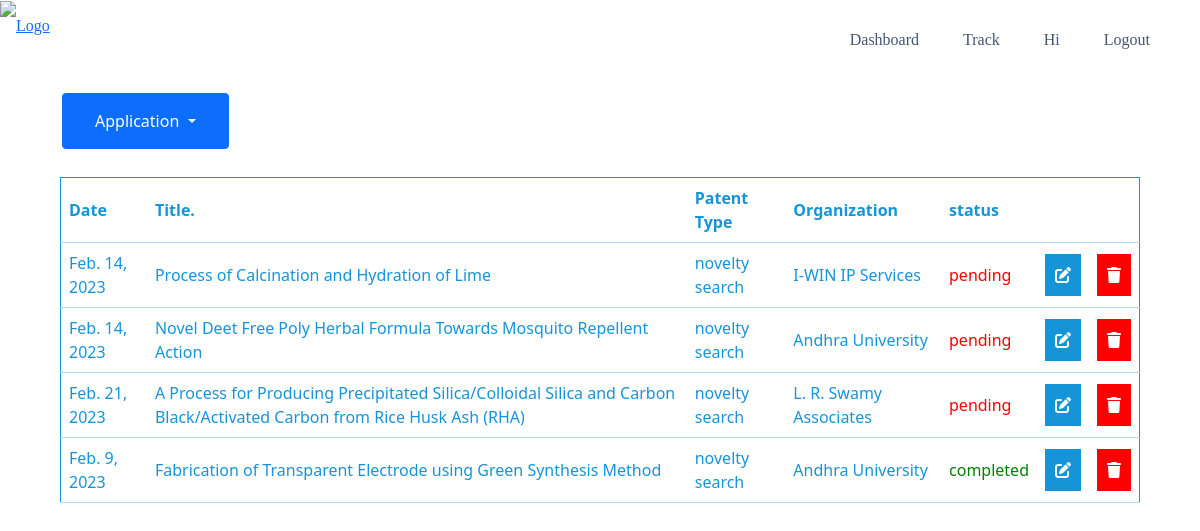
Page /adminpanel/track on the committed database.
### Patent/models.py (models this page shows, shortened)
class Patentapplication(models.Model):
    uid = models.CharField(max_length=20)
    title = models.CharField(max_length=1000)
    organisation = models.CharField(max_length=100)
    modeofcontact = models.CharField(max_length=50)
    referedby = models.CharField(max_length=100)
    conntactnumber = models.CharField(max_length=10)
    emailid = models.EmailField(max_length=50)
    patenttype = models.CharField(max_length=30)
    status = models.BooleanField(default=False)
    date = models.DateField()
    nda = models.CharField(max_length=30)
    idf = models.CharField(max_length=30)
    qua = models.CharField(max_length=30)

### adminpanel/views.py (the view)
# urls.py: path('track', views.track, name='track'),
def track(r):
    patent = apps.get_model('Patent', 'Patentapplication')
    cp = apps.get_model('Copyright', 'Copyright')
    des = apps.get_model('Design', 'Design')
    return render(r, "admin/track.html",
                  {'con': patent.objects.all(), 'cp': cp.objects.all(), 'des': des.objects.all()})

### templates/admin/track.html (shortened to what this page needs)
<!DOCTYPE html>
<html lang="en">
<head>
  <link rel="stylesheet" href="https://maxcdn.bootstrapcdn.com/bootstrap/3.4.1/css/bootstrap.min.css">
  <link rel="stylesheet" href="https://cdnjs.cloudflare.com/ajax/libs/font-awesome/6.3.0/css/all.min.css"
 />
</head>
{% include 'navigation/topnavbar.html' %}
<body>
  <div class="btn-group" style="margin-top:2%;margin-left:5%">
    <button type="button" style="padding:15px 32px;font-size: 16px;margin: 4px 2px;"
      class="btn btn-primary dropdown-toggle" data-toggle="dropdown" aria-haspopup="true" aria-expanded="false">
      Application
    </button>
  </div>
  <div>
    <table align="center" style="margin-top:2%;">
      <tr style="border-bottom: 1px solid #1694d855;
    text-align: left;">
        <th>Date</th>
        <th>Title.</th>
        <th>Patent Type</th>
        <th>Organization</th>
        <th>status</th>
        <th></th>
      </tr>
      {% for i in con %}
      <tr style="border-bottom: 1px solid #1694d855;
    text-align: left;">
        <td>{{i.date}}</td>
        <td>{{i.title}}</td>
        <td>{{i.patenttype}}</td>
        <td>{{i.organisation}}</td>
        {% if i.status %}
        <td style="color:green">completed</td>
        {% else %}
        <td style="color:red">pending</td>
        {% endif %}
        <td><a type="button btn-primary"
            style="background-color: #1694d8;padding:10px;text-decoration:none ;color: white;border-color: #1694d8;"
            href="{% url 'editapplication' uid=i.uid  %}"><i class="fa-solid fa-pen-to-square"></i></a></td>
        <td><a type="button btn-primary"
            style="background-color: red;padding:10px;text-decoration:none ;color: white;border-color: #1694d8;"
            href="{% url 'delete' uid=i.uid  %}"><i class="fa-sharp fa-solid fa-trash"></i></a></td>
      </tr>
      {% endfor %}
    </table>
  </div>
</body>
</html>

### templates/admin/track.html (style rules this page uses)
* { font-size: 16px; }
table { width: 90%; border: 1px solid #1694d8; color: #1694d8; }
th, td { padding: 8px; border: 1px solid #1694d8; }
th { border-bottom: 1px solid #1694d8; text-align: left; }

### rows in the picture
Patentapplication: date "Feb. 14, 2023", title "Process of Calcination and Hydration of Lime", patenttype "novelty search", organisation "I-WIN IP Services", status "pending"
Patentapplication: date "Feb. 14, 2023", title "Novel Deet Free Poly Herbal Formula Towards Mosquito Repellent Action", patenttype "novelty search", organisation "Andhra University", status "pending"
Patentapplication: date "Feb. 21, 2023", title "A Process for Producing Precipitated Silica/Colloidal Silica and Carbon Black/Activated Carbon from Rice Husk Ash (RHA)", patenttype "novelty search", organisation "L. R. Swamy Associates", status "pending"
Patentapplication: date "Feb. 9, 2023", title "Fabrication of Transparent Electrode using Green Synthesis Method", patenttype "novelty search", organisation "Andhra University", status "completed"
